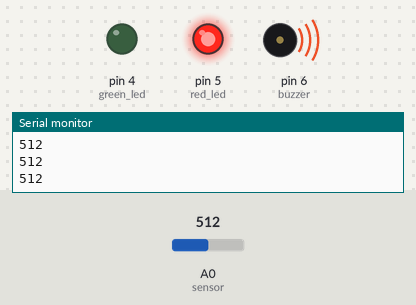
Recording of a sketch running on a simulated Arduino Uno, built with avr-gcc and run on an emulated ATmega328P. Parts: output pins drawn as LEDs (lit = HIGH), buzzer (waves = sounding), the last lines printed to the serial monitor. The inputs (shaded band) are chosen by the test bench; at power-on: A0 (sensor) = 512.

Above: at 1.2 s.
1.3 s: A0 (sensor) set to 312
2.8 s: A0 (sensor) set to 286
At 5.0 s:
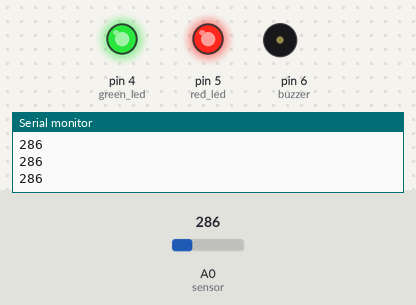
5.3 s: A0 (sensor) set to 306
At 6.2 s:
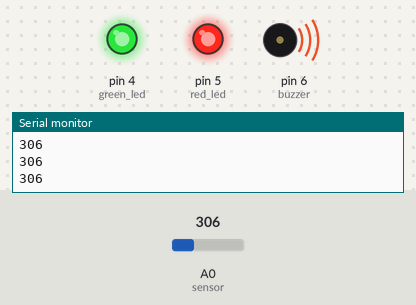
6.8 s: A0 (sensor) set to 122
At 9.2 s:
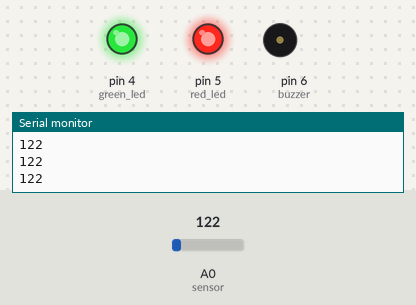
Timing chart, 0 to 10.3 s (numbered marks = the images above; inputs shaded):
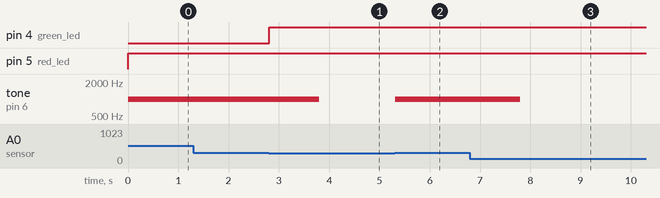

The sketch:

smoke_sensor.ino
```cpp
//Smoke Sensor Module
//The Creative TechArt

#define sensor A0
int green_led = 4;
int red_led = 5;
int buzzer = 6;
int Thershold_value = 300;

void setup() {
  Serial.begin(9600);
  pinMode(green_led, OUTPUT);
  pinMode(red_led, OUTPUT);
  pinMode(sensor, INPUT);
  pinMode(buzzer,OUTPUT);
}

void loop() {
  int analogValue = analogRead(sensor);
  Serial.println(analogValue);
  if(analogValue >= Thershold_value){
    digitalWrite(red_led,HIGH);
    tone(buzzer,1000,1000);
  }
  else{
    digitalWrite(green_led,HIGH);
  }


}
```

Measured:
- the behaviour switches between 300 and 299 on A0 (sensor) (found by bisection; images 0 and 1)
- after the input at 2.8 s, pin 4 (green_led): LOW → HIGH at once; tone on pin 6 (buzzer): 1000 Hz → silent after 1.0 s
- after the input at 5.3 s, tone on pin 6 (buzzer): silent → 1000 Hz at once
- after the input at 6.8 s, tone on pin 6 (buzzer): 1000 Hz → silent after 1.0 s
